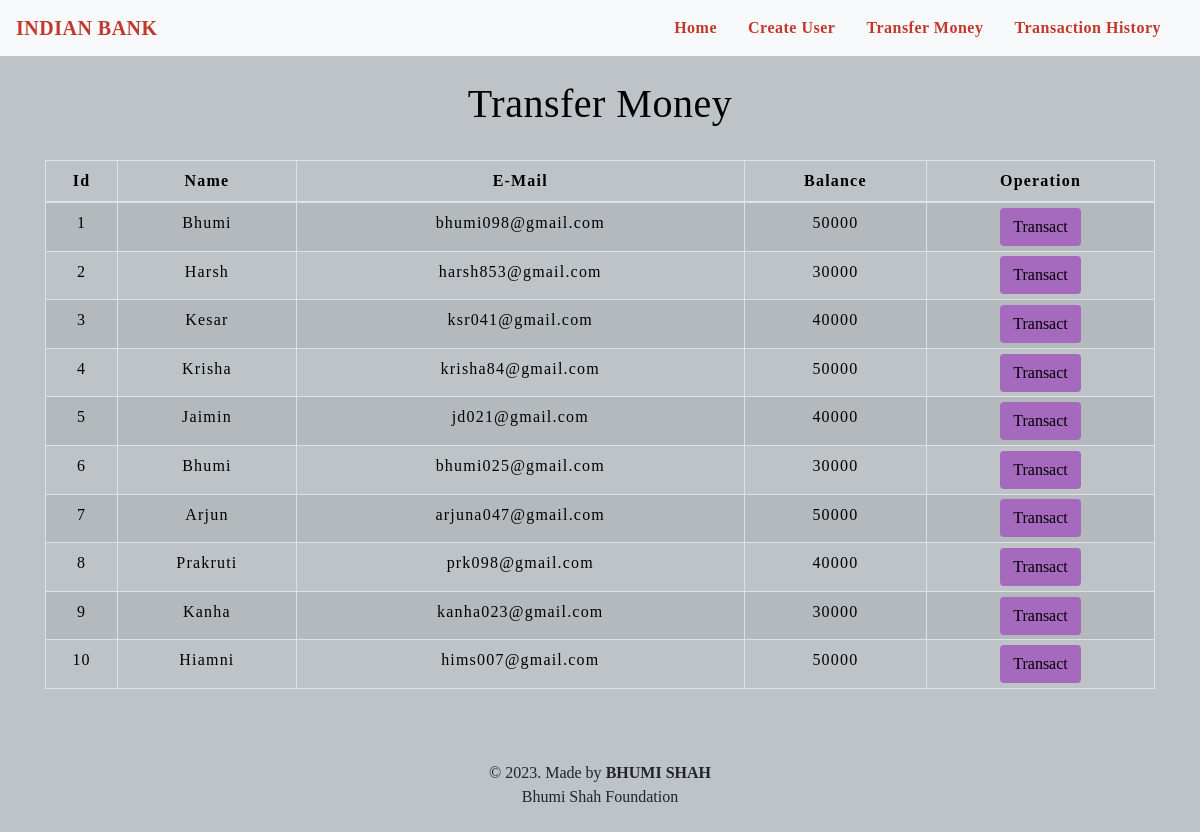
The app's page /transfermoney.php with its own data.
### tables this page shows
CREATE TABLE `users` (
  `id` int(3) NOT NULL,
  `name` text NOT NULL,
  `email` varchar(30) NOT NULL,
  `balance` int(8) NOT NULL
);

### transfermoney.php (the view, shortened to what this page needs)
<!DOCTYPE html>
<html lang="en">
<head>
    <link rel="stylesheet" href="https://maxcdn.bootstrapcdn.com/bootstrap/4.0.0/css/bootstrap.min.css">
    <link rel="stylesheet" type="text/css" href="css/table.css">
    <link rel="stylesheet" type="text/css" href="css/navbar.css">
</head>
<body style="background-color : #BDC3C7;">
<?php
    include 'config.php';
    $sql = "SELECT * FROM users";
    $result = mysqli_query($conn,$sql);
?>
<?php
  include 'navbar.php';
?>
<div class="container">
        <h2 class="text-center pt-4" style="color : black;">Transfer Money</h2>
        <br>
            <div class="row">
                <div class="col">
                    <div class="table-responsive-sm">
                    <table class="table table-hover table-sm table-striped table-condensed table-bordered" style="border-color:black;">
                        <thead style="color : black;">
                            <tr>
                            <th scope="col" class="text-center py-2">Id</th>
                            <th scope="col" class="text-center py-2">Name</th>
                            <th scope="col" class="text-center py-2">E-Mail</th>
                            <th scope="col" class="text-center py-2">Balance</th>
                            <th scope="col" class="text-center py-2">Operation</th>
                            </tr>
                        </thead>
                        <tbody>
                <?php
                    while($rows=mysqli_fetch_assoc($result)){
                ?>
                    <tr style="color : black;">
                        <td class="py-2"><?php echo $rows['id'] ?></td>
                        <td class="py-2"><?php echo $rows['name']?></td>
                        <td class="py-2"><?php echo $rows['email']?></td>
                        <td class="py-2"><?php echo $rows['balance']?></td>
                        <td><a href="selecteduserdetail.php?id= <?php echo $rows['id'] ;?>"> <button type="button" class="btn" style="background-color : #A569BD;">Transact</button></a></td>
                    </tr>
                <?php
                    }
                ?>
                        </tbody>
                    </table>
                    </div>
                </div>
            </div>
         </div>
         <footer class="text-center mt-5 py-2">
         <p>&copy 2023. Made by <b>BHUMI SHAH</b> <br> Bhumi Shah Foundation</p>
        </footer>
</body>
</html>

### navbar.php (shortened to what this page needs)
<nav class="navbar navbar-expand-md navbar-light bg-light">
      <a class="navbar-brand" href="index.php" style="color : #C0392B;"><b>INDIAN BANK</b></a>
      <div class="collapse navbar-collapse" id="collapsibleNavbar">
            <ul class="navbar-nav ml-auto">
              <li class="nav-item">
                <a class="nav-link" href="index.php" style="color : #C0392B;"><b>Home</b></a>
              </li>
              <li class="nav-item">
                <a class="nav-link" href="createuser.php" style="color : #C0392B;"><b>Create User</b></a>
              </li>
              <li class="nav-item">
                <a class="nav-link" href="transfermoney.php" style="color : #C0392B;"><b>Transfer Money</b></a>
              </li>
              <li class="nav-item">
                <a class="nav-link" href="transactionhistory.php" style="color : #C0392B;"><b>Transaction History</b></a>
              </li>
          </div>
       </nav>

### css/table.css (style rules this page uses)
* { padding: 0; margin: 0; box-sizing: border-box; font-family: 'Roboto Slab', serif; }
h2 { font-size: 40px; }
table { letter-spacing: 1.2px; }
td { text-align: center; }
button { border:none; background: #d9d9d9; transition: 1s; }

### css/navbar.css (style rules this page uses)
.nav-link { margin-right: 15px; color:#2F363F; letter-spacing: 0.5px; transition: 0.5s; }
.navbar-brand { color: #4C4B4B; letter-spacing: 0.5px; }
h2 { color: #4C4B4B; letter-spacing: 0.5px; font-family: 'Roboto Slab', serif; }

### transfermoney.php (style rules this page uses)
button { transition: 1.5s; }

### records on screen
users: id "1", name "Bhumi", email "bhumi098@gmail.com", balance "50000"
users: id "2", name "Harsh", email "harsh853@gmail.com", balance "30000"
users: id "3", name "Kesar", email "ksr041@gmail.com", balance "40000"
users: id "4", name "Krisha", email "krisha84@gmail.com", balance "50000"
users: id "5", name "Jaimin", email "jd021@gmail.com", balance "40000"
users: id "6", name "Bhumi", email "bhumi025@gmail.com", balance "30000"
users: id "7", name "Arjun", email "arjuna047@gmail.com", balance "50000"
users: id "8", name "Prakruti", email "prk098@gmail.com", balance "40000"
users: id "9", name "Kanha", email "kanha023@gmail.com", balance "30000"
users: id "10", name "Hiamni", email "hims007@gmail.com", balance "50000"
